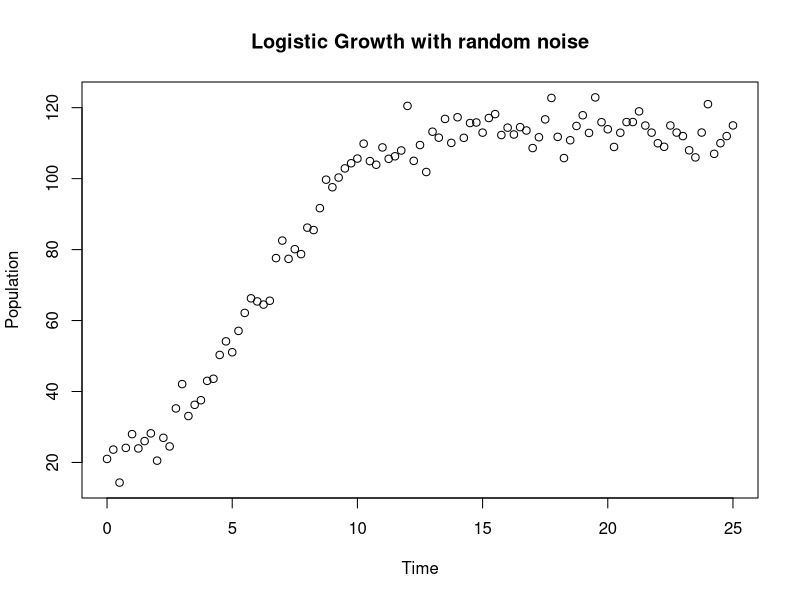
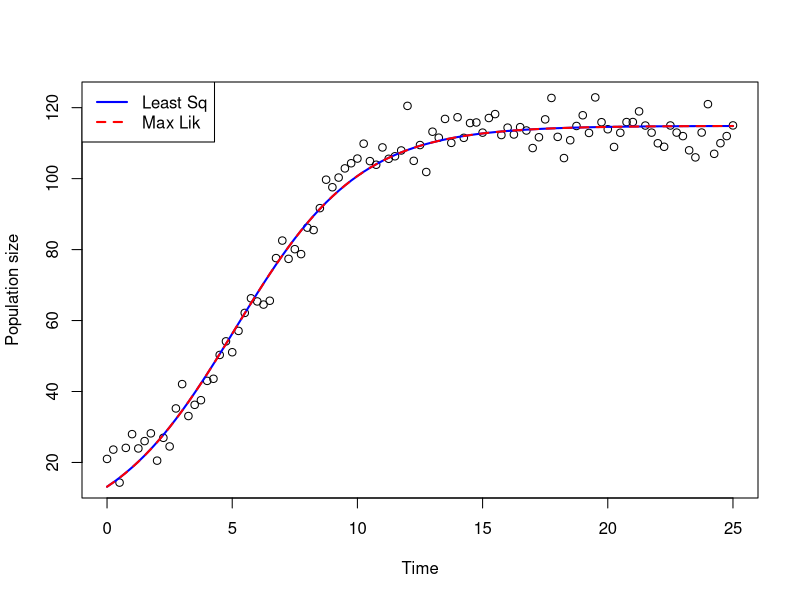

These figures' R source, in order:
## ---- chunk 1
# Parameters
r <- 0.5
K <- 100
error <- 15
y0 <- 5

# Define a logistic growth function with noise
logistic_noised <- function(t, r, K, y0, error) {
  growth <- K / (1 + ((K - y0) / y0) * exp(-r * t))
  return(growth + rpois(1, lambda = error)) # Add random error
}

# Create the time vector
time <- seq(0, 25, 0.25)

# Apply the logistic function over the time vector
sim_data <- sapply(time, logistic_noised, r = r, K = K, y0 = y0, error = error)

# Plot the result
plot(time, sim_data, xlab = "Time", ylab = "Population", main = "Logistic Growth with random noise")
## ---- chunk 2
logistic <- function(t, r, K, y0) {
  K / (1 + ((K - y0) / y0) * exp(-r * t))
}
## ---- chunk 3
# NB : theta is a vector of parameters
SSE <- function(theta) {
  r <- theta[1]
  K <- theta[2]
  y0 <- theta[3]
  mod_pred <- sapply(time, logistic, r = r, K = K, y0 = y0)
  return(sum((sim_data - mod_pred)**2))
}
## ---- chunk 4
ig_r <- 1
ig_K <- 75
ig_y0 <- 2
fitted_params_SSE <- optim(c(ig_r, ig_K, ig_y0), SSE)$par
print(fitted_params_SSE)
## ---- chunk 5
library(deSolve)
## ---- chunk 6
logistic_ODE =function(t,N,parametre){
  r=parametre[1]
  K=parametre[2]
  dNdt = r*(1-N/K)*N
  list(c(dNdt))
}
## ---- chunk 7
MMV <- function(theta){
  r1 <- theta[1]
  K1 <- theta[2]
  N0 <- theta[3]
  sol = ode(y = N0, times = time, func = logistic_ODE, parms = c(r1, K1))
  mod_pred <- sol[, 2]
  loglik = dnorm(sim_data, mean = mod_pred, sd = error, log = TRUE)
  return(sum(loglik))
}
## ---- chunk 8
ig_r <- 0.1
ig_K <- 100
ig_y0 <- 1
fitted_params_MMV <- optim(c(ig_r, ig_K, ig_y0), MMV, control=list(fnscale=-1))$par
print(fitted_params_MMV)
## ---- chunk 9
# estimation LS
mod_pred_LS <- sapply(time, logistic, r = fitted_params_SSE[1], K = fitted_params_SSE[2], y0 = fitted_params_SSE[3])
# estimation ML
mod_pred_ML <- sapply(time, logistic, r = fitted_params_MMV[1], K = fitted_params_MMV[2], y0 = fitted_params_MMV[3])
# plot
plot(time, sim_data, ylab = "Population size", xlab = "Time")
lines(time, mod_pred_LS, col='blue', lwd=2)
lines(time, mod_pred_ML, col = 'red', lty='dashed', lwd=2)
legend("topleft",
       legend=c("Least Sq","Max Lik"), # Vector with the name of each group
       col = c('blue','red'), # Color of lines or symbols
       border = "black", # Fill box border color
       lty=c('solid','dashed'), 
       lwd=c(2,2)
       )
